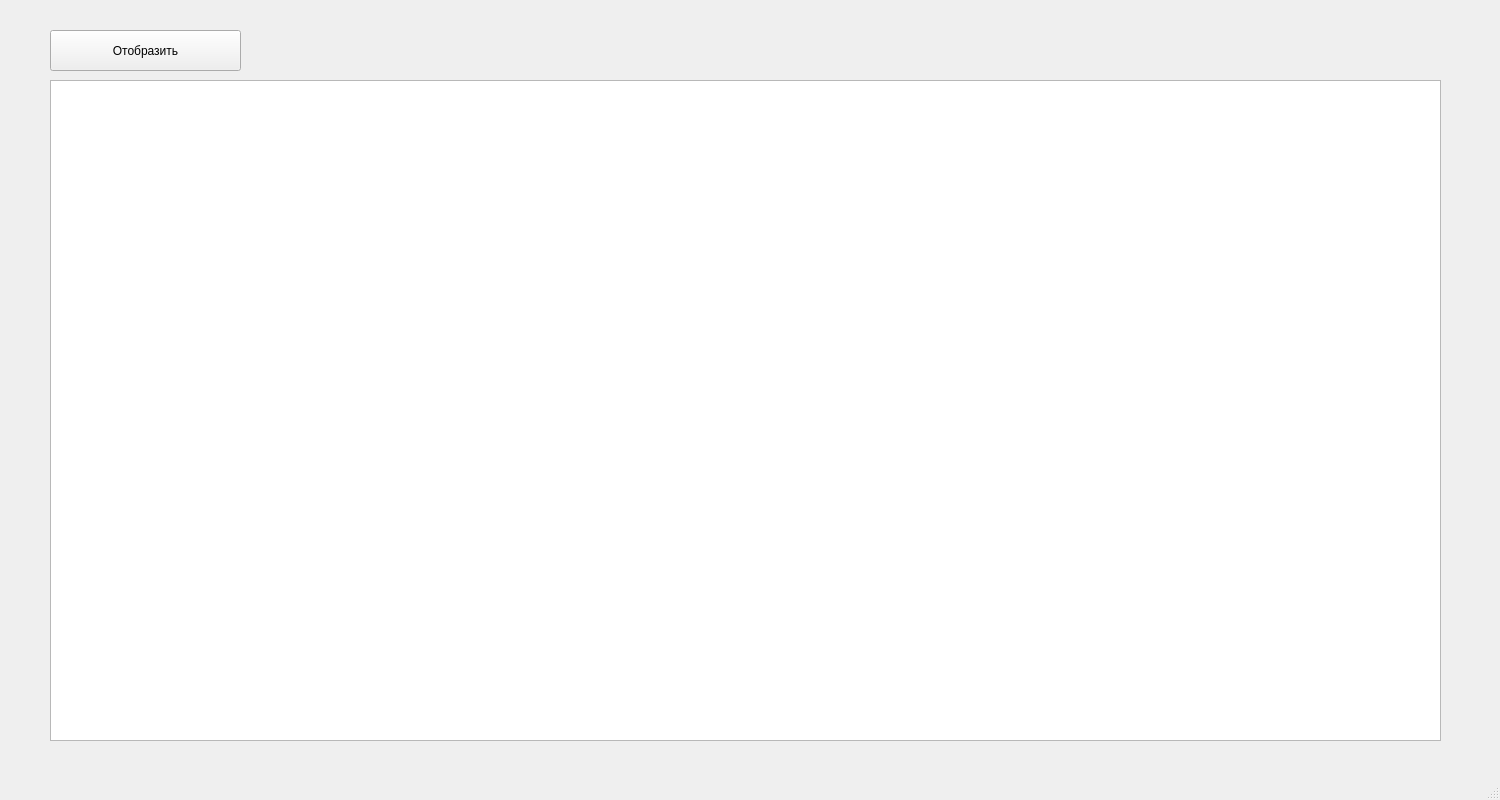
<?xml version="1.0" encoding="UTF-8"?>
<ui version="4.0">
 <class>MainWindow</class>
 <widget class="QMainWindow" name="MainWindow">
  <property name="geometry">
   <rect>
    <x>0</x>
    <y>0</y>
    <width>1500</width>
    <height>800</height>
   </rect>
  </property>
  <property name="windowTitle">
   <string>MainWindow</string>
  </property>
  <widget class="QWidget" name="centralwidget">
   <widget class="QTableWidget" name="tableWidget">
    <property name="geometry">
     <rect>
      <x>50</x>
      <y>80</y>
      <width>1391</width>
      <height>661</height>
     </rect>
    </property>
   </widget>
   <widget class="QPushButton" name="pushButton">
    <property name="geometry">
     <rect>
      <x>50</x>
      <y>30</y>
      <width>191</width>
      <height>41</height>
     </rect>
    </property>
    <property name="text">
     <string>Отобразить</string>
    </property>
   </widget>
  </widget>
  <widget class="QMenuBar" name="menubar">
   <property name="geometry">
    <rect>
     <x>0</x>
     <y>0</y>
     <width>1500</width>
     <height>18</height>
    </rect>
   </property>
  </widget>
  <widget class="QStatusBar" name="statusbar"/>
 </widget>
 <resources/>
 <connections/>
</ui>
